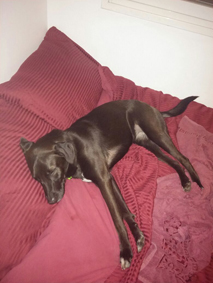
//> input picture ImageToFlag/ImageToFlag/1.jpg, 213 x 283 px
$ ./main 1.jpg 3 isrl.jpg   (built with g++ and OpenCV 4)
//> lines starting //> are read from the running program, lines starting //| are printed output that depends on the picture
// ImageToFlag.cpp : Defines the entry point for the console application.
//

#include "opencv2/core/core.hpp"
#include "opencv2/highgui/highgui.hpp"
#include "opencv2/imgproc/imgproc.hpp"
#include "opencv2/opencv.hpp"
#include <math.h>
#include <iostream>
#define MY_PI 3.14159265358979323846
#define MAT_SIZE 4
using namespace cv;
using namespace std;
Mat leftUp, leftDown, rightUp, rightDown;
Mat dst, dst_inter, srcWithMirror;

bool in_Range(double value, int from, int to) {
	return (from <= floor(value)) && (ceil(value) < to);
}
int newRound(double num) {
	if (abs((num - (int) num)) > 0.5)
		return (int) num + 1;
	else
		return (int) num;
}
double uFunc(double d) {
	if (0 <= d && d < 1)
		return abs((3 / 2) * (pow(d, 3)) - (5 / 2) * (pow(d, 2)) + 1);
	if (1 <= d && d < 2)
		return abs(-(3 / 2) * (pow(d, 3)) + (5 / 2) * (pow(d, 2)) - 4 * d + 2);
	return 0;
}

void calcRightUp(Mat src) {
	double** rightUpXdouble = new double*[MAT_SIZE];
	for (int i = 0; i < MAT_SIZE; ++i)
		rightUpXdouble[i] = new double[MAT_SIZE];
	double** rightUpYdouble = new double*[MAT_SIZE];
	for (int i = 0; i < MAT_SIZE; ++i)
		rightUpYdouble[i] = new double[MAT_SIZE];

	rightUpXdouble[0][0] = 5 / 4;
	rightUpXdouble[0][1] = 1 / 4;
	rightUpXdouble[0][2] = 3 / 4;
	rightUpXdouble[0][3] = 7 / 4;
	rightUpXdouble[1][0] = 5 / 4;
	rightUpXdouble[1][1] = 1 / 4;
	rightUpXdouble[1][2] = 3 / 4;
	rightUpXdouble[1][3] = 7 / 4;
	rightUpXdouble[2][0] = 5 / 4;
	rightUpXdouble[2][1] = 1 / 4;
	rightUpXdouble[2][2] = 3 / 4;
	rightUpXdouble[2][3] = 7 / 4;
	rightUpXdouble[3][0] = 5 / 4;
	rightUpXdouble[3][1] = 1 / 4;
	rightUpXdouble[3][2] = 3 / 4;
	rightUpXdouble[3][3] = 7 / 4;

	rightUpYdouble[0][0] = 7 / 4;
	rightUpYdouble[0][1] = 7 / 4;
	rightUpYdouble[0][2] = 7 / 4;
	rightUpYdouble[0][3] = 7 / 4;
	rightUpYdouble[1][0] = 3 / 4;
	rightUpYdouble[1][1] = 3 / 4;
	rightUpYdouble[1][2] = 3 / 4;
	rightUpYdouble[1][3] = 3 / 4;
	rightUpYdouble[2][0] = 1 / 4;
	rightUpYdouble[2][1] = 1 / 4;
	rightUpYdouble[2][2] = 1 / 4;
	rightUpYdouble[2][3] = 1 / 4;
	rightUpYdouble[3][0] = 5 / 4;
	rightUpYdouble[3][1] = 5 / 4;
	rightUpYdouble[3][2] = 5 / 4;
	rightUpYdouble[3][3] = 5 / 4;
	double sumForNormal = 0;
	for (int i = 0; i < MAT_SIZE; i++) {
		for (int j = 0; j < MAT_SIZE; j++) {
			//double uFuncAns = uFunc(rightUpXdouble[i][j]) * uFunc(rightUpYdouble[i][j]);
			double uFuncAns = sqrt(pow(rightUpXdouble[i][j],2) + pow(rightUpYdouble[i][j],2));
			rightUp.at<Vec3b>(i, j) = Vec3b(uFuncAns,uFuncAns,uFuncAns);
			sumForNormal += uFuncAns;
			cout << uFuncAns << endl;
		}
	}
	cout << sumForNormal << endl;
	//rightUp = rightUp / sumForNormal;
}
void calcRightDown(Mat src) {
	double** rightDownXdouble = new double*[MAT_SIZE];
	for (int i = 0; i < MAT_SIZE; ++i)
		rightDownXdouble[i] = new double[MAT_SIZE];
	double** rightDownYdouble = new double*[MAT_SIZE];
	for (int i = 0; i < MAT_SIZE; ++i)
		rightDownYdouble[i] = new double[MAT_SIZE];
	rightDownXdouble[0][0] = 5 / 4;
	rightDownXdouble[0][1] = 1 / 4;
	rightDownXdouble[0][2] = 3 / 4;
	rightDownXdouble[0][3] = 7 / 4;
	rightDownXdouble[1][0] = 5 / 4;
	rightDownXdouble[1][1] = 1 / 4;
	rightDownXdouble[1][2] = 3 / 4;
	rightDownXdouble[1][3] = 7 / 4;
	rightDownXdouble[2][0] = 5 / 4;
	rightDownXdouble[2][1] = 1 / 4;
	rightDownXdouble[2][2] = 3 / 4;
	rightDownXdouble[2][3] = 7 / 4;
	rightDownXdouble[3][0] = 5 / 4;
	rightDownXdouble[3][1] = 1 / 4;
	rightDownXdouble[3][2] = 3 / 4;
	rightDownXdouble[3][3] = 7 / 4;

	rightDownYdouble[0][0] = 5 / 4;
	rightDownYdouble[0][1] = 5 / 4;
	rightDownYdouble[0][2] = 5 / 4;
	rightDownYdouble[0][3] = 5 / 4;
	rightDownYdouble[1][0] = 1 / 4;
	rightDownYdouble[1][1] = 1 / 4;
	rightDownYdouble[1][2] = 1 / 4;
	rightDownYdouble[1][3] = 1 / 4;
	rightDownYdouble[2][0] = 3 / 4;
	rightDownYdouble[2][1] = 3 / 4;
	rightDownYdouble[2][2] = 3 / 4;
	rightDownYdouble[2][3] = 3 / 4;
	rightDownYdouble[3][0] = 7 / 4;
	rightDownYdouble[3][1] = 7 / 4;
	rightDownYdouble[3][2] = 7 / 4;
	rightDownYdouble[3][3] = 7 / 4;
	double sumForNormal = 0;

	for (int i = 0; i < MAT_SIZE; i++) {
		for (int j = 0; j < MAT_SIZE; j++) {
			double uFuncAns = uFunc(rightDownXdouble[i][j]) * uFunc(rightDownYdouble[i][j]);
			//double uFuncAns = sqrt(pow(rightDownXdouble[i][j],2) + pow(rightDownYdouble[i][j],2));
			rightDown.at<Vec3b>(i, j) = Vec3b(uFuncAns,uFuncAns,uFuncAns);
			sumForNormal += uFuncAns;
		}
	}
	//rightDown = rightDown / sumForNormal;
}
void calcMatrices(Mat src) {
	rightUp = Mat::zeros(MAT_SIZE, MAT_SIZE, src.type());
	rightDown = Mat::zeros(MAT_SIZE, MAT_SIZE, src.type());
	calcRightUp(src);
	calcRightDown(src);
}
int main(int argc, char** argv) {
	int wave_frequency = 3; //Default wave frequency
	double amplitude = 0.03; //Defined after load of picture to be 3%
	if (argc != 4) {
		cout
				<< "Usage: ImageToFlag <image> <wave_frequency> <interpolation_type: n,b,c>"
				<< endl;
		waitKey(0);                        // Wait for a keystroke in the window
		return -1;
	}
	wave_frequency = atoi(argv[2]);
	char* interpolation = argv[3];
	Mat src = imread(argv[1], IMREAD_COLOR);   // Read the file
//> src is the input picture: 283 rows x 213 cols, CV_8UC3; mean B, G, R 121.5, 117.4, 171.8
	amplitude = amplitude * src.rows;   //% of picture height.
//> amplitude = 8.49

	if ((!src.data) || src.empty())                   // Check for invalid input
			{
		cout << "Could not open or find the image" << std::endl;
		waitKey(0);                        // Wait for a keystroke in the window
		return -2;
	}

	/// Set the dst image the same type as src but in size + amplitude for height.
	Size size(src.cols, (int) ceil(src.rows + 2 * amplitude));
//> size = Size(213, 300)
	//Create destination Matrix
	Size sizeMirror(src.cols + 2, src.rows + 2);
//> sizeMirror = Size(215, 285)
	srcWithMirror = Mat::zeros(sizeMirror, src.type());
	dst = Mat::zeros(size, src.type());
	dst_inter = Mat::zeros(size, src.type());
	//Set Background to white.
	dst.setTo(Scalar(255, 255, 255));
	dst_inter.setTo(Scalar(255, 255, 255));
	cv::copyMakeBorder(src, srcWithMirror, 2, 2, 2, 2, cv::BORDER_REFLECT, 0);
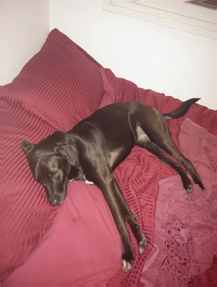
//> srcWithMirror: 287 rows x 217 cols, CV_8UC3; mean B, G, R 121.7, 117.7, 172
	calcMatrices(src);
//| 13.6569
	//Distort done here using forward scanning with no interpolation.
	for (int x = 0; x < src.cols; x++) {
		for (int y = 0; y < src.rows; y++) {
			int new_y = (int) (y
					+ amplitude
							* (1 + sin(wave_frequency * MY_PI * x / src.cols)));
			dst.at<Vec3b>(new_y, x) = src.at<Vec3b>(y, x);
		}
	}
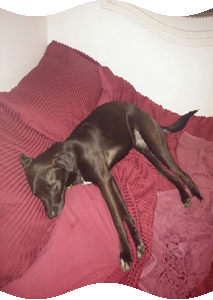
//> dst: 300 rows x 213 cols, CV_8UC3; mean B, G, R 129.1, 125.2, 176.5
	cout << "done sin func\n";

	//Distort done here using backward scanning with interpolation.
	for (int x = 0; x < dst_inter.cols; x++) {
		for (int dst_y = 0; dst_y < dst_inter.rows; dst_y++) {
			double y = dst_y
					- amplitude
							* (1 + sin(wave_frequency * MY_PI * x / src.cols));
			int src_y;
			double src_y1, src_y2;
			switch (interpolation[0]) {
			case 'n':
				src_y = (int) round(y);
				if (in_Range(src_y, 0, src.rows))
					dst_inter.at<Vec3b>(dst_y, x) = src.at<Vec3b>(src_y, x);
				break;
			case 'b': //Bi-Linear
				src_y1 = floor(y);
				src_y2 = ceil(y);
				if (in_Range(src_y1, 0, src.rows)) {
					if (in_Range(src_y2, 0, src.rows)) {         //Both in range
						for (int i = 0; i < 3; i++) {
							dst_inter.at<Vec3b>(dst_y, x)(i) = src.at<Vec3b>(
									(int) src_y1, x)(i) * (src_y2 - y)
									+ src.at<Vec3b>((int) src_y2, x)(i)
											* (y - src_y1);
						}
					} else {
						// 1 in range
						dst_inter.at<Vec3b>(dst_y, x) = src.at<Vec3b>(
								(int) src_y1, x);
					}
				} else if (in_Range(src_y2, 0, src.rows)) {
					// 2 in range
					dst_inter.at<Vec3b>(dst_y, x) = src.at<Vec3b>((int) src_y2,x);
				}                              //else None in range
				break;
			case 'c': {
				//Cubic
				if (in_Range(y, 0, src.rows)) {
					double distFromSrcY = abs(y - (int) y);
					int mirrX = x + 2;
					int mirrY = ((int) newRound(y)) + 2;
					Mat toUse;
					Point p1;
					if (distFromSrcY > 0.5) { //Use bottomRight
						toUse = rightDown;
						p1 = Point(mirrX - 2, mirrY - 2);
					} else {  //Use topRight
						toUse = rightUp;
						p1 = Point(mirrX - 1, mirrY - 1);
					}
					Rect rect(p1, Size(4, 4));
					Mat cropped = srcWithMirror(rect);
					Vec3b newVec = Vec3b(0,0,0);
					for (int cubic_i = 0; cubic_i < MAT_SIZE; cubic_i++) {
						for (int cubic_j = 0; cubic_j < MAT_SIZE; cubic_j++) {
							newVec += cropped.at<Vec3b>(cubic_i,cubic_j).mul(toUse.at<Vec3b>(cubic_i, cubic_j));
						}
					}
					dst_inter.at<Vec3b>(dst_y, x) = newVec;
				}
				break;
			}
			default:
				src_y = ((int) round(y));
				if (in_Range(src_y, 0, src.rows))
					dst_inter.at<Vec3b>(dst_y, x) = src.at<Vec3b>(src_y, x);
				break;

			}

		}
	}
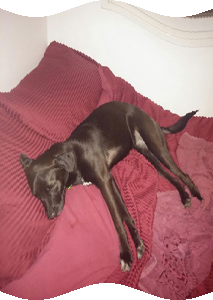
//> dst_inter: 300 rows x 213 cols, CV_8UC3; mean B, G, R 129.1, 125.2, 176.5
	cout << "\ndone backward \n";

	namedWindow("Before", WINDOW_AUTOSIZE);  // Create a window for display.
	namedWindow("No Interpolation", WINDOW_AUTOSIZE); // Create a window for display.
	namedWindow("With Interpolation", WINDOW_AUTOSIZE); // Create a window for display.
	imshow("Before", src);  // Show Before Image
	imshow("No Interpolation", dst);  // Show After  Image
	imshow("With Interpolation", dst_inter);  // Create a window for display.

	waitKey(0);  // Wait for a keystroke in the window
	// [5 lines of commented-out code are left out]
	return 0;
}
